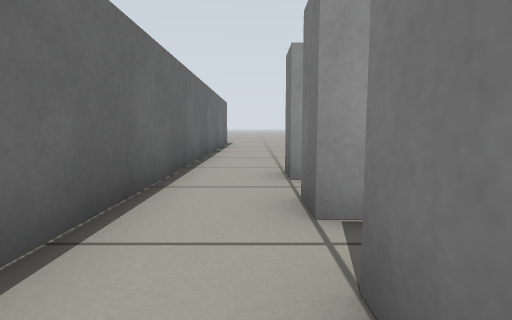
view 1 (above)

21 first-person views from a walk through a robot-simulator world made for Gazebo. The camera is 0.39 m above the floor, tilts 6° down and sees 80° across. The floor is counted in squares, 0.5 m on a side. Each view is taken from the middle of a square. On the plan, view 1 faces up. The plan holds only what a view shows up to about 10 squares ahead; the rest is blank.

view 2
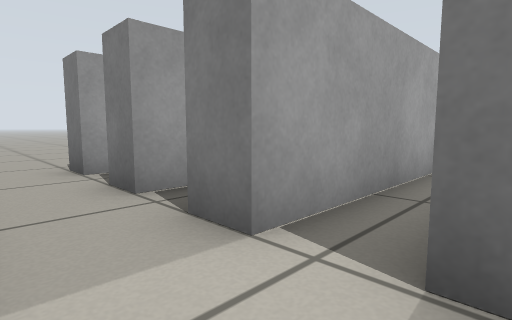

view 3
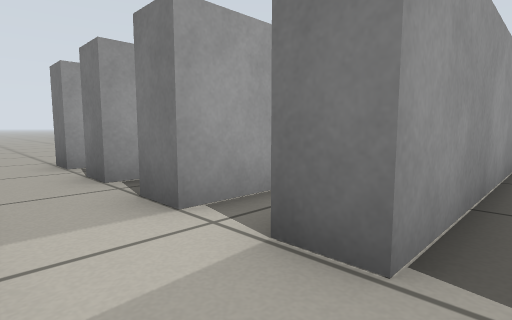

view 4
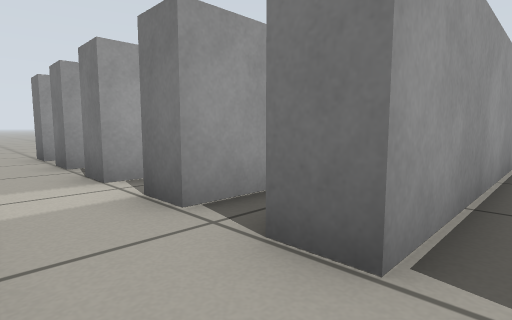

view 5
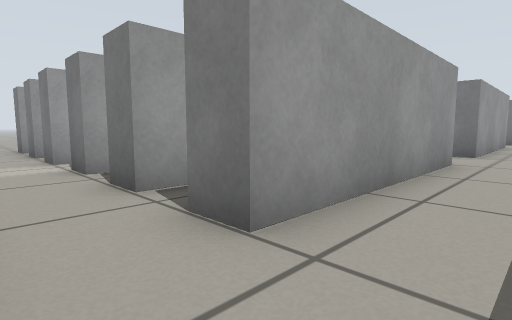

view 6
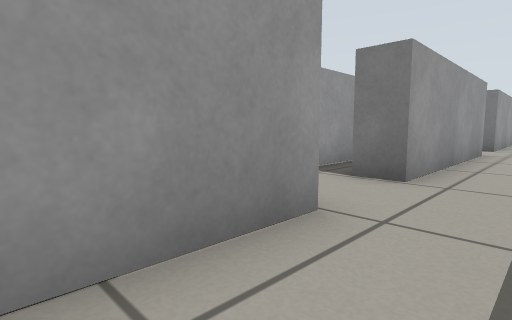

view 7
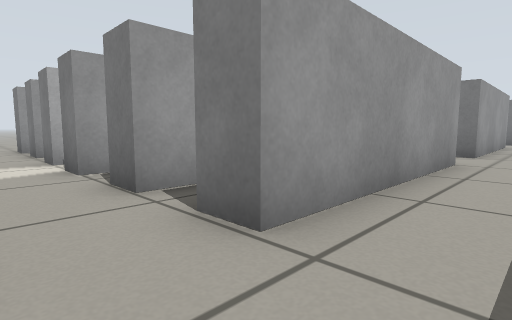

view 8
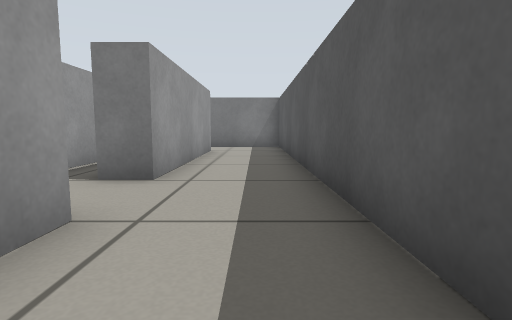

view 9
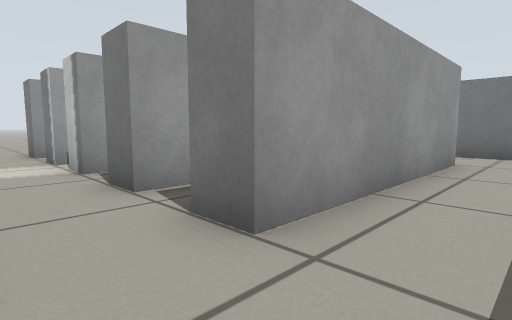

view 10
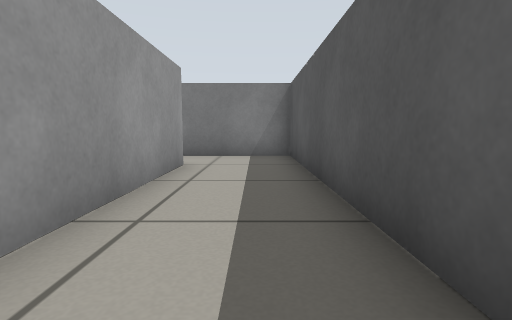

view 11
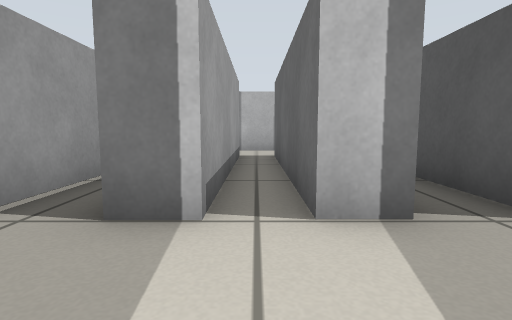

view 12
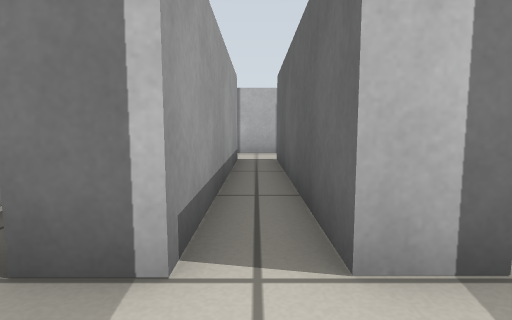

view 13
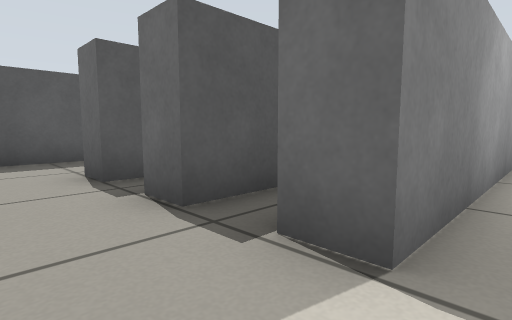

view 14
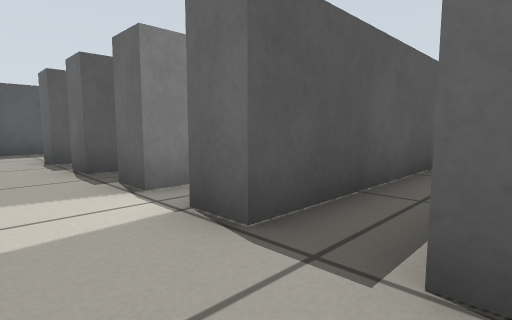

view 15
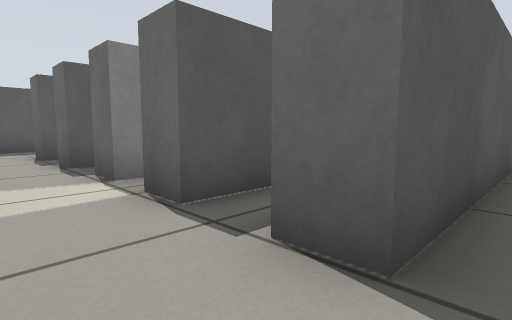

view 16
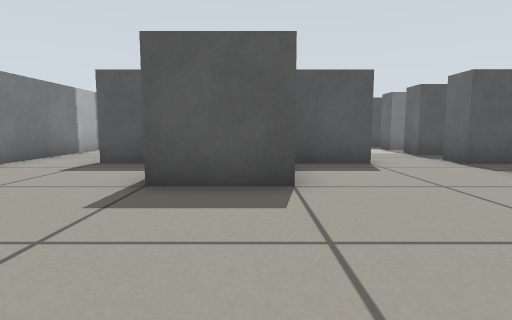

view 17
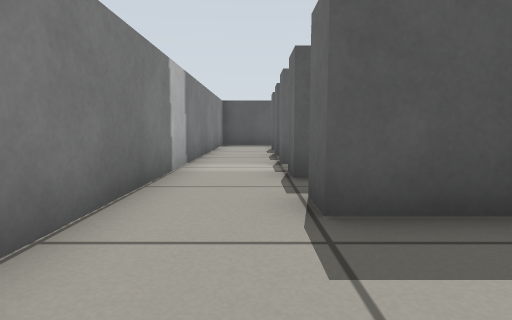

view 18
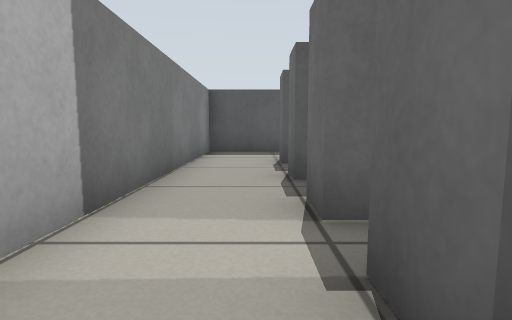

view 19
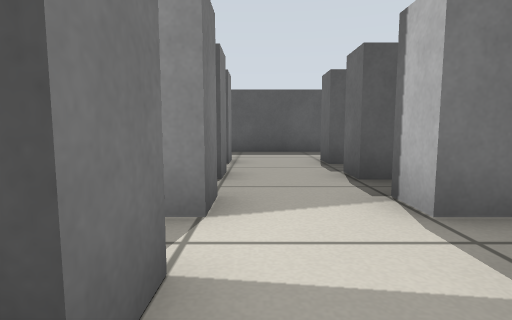

view 20
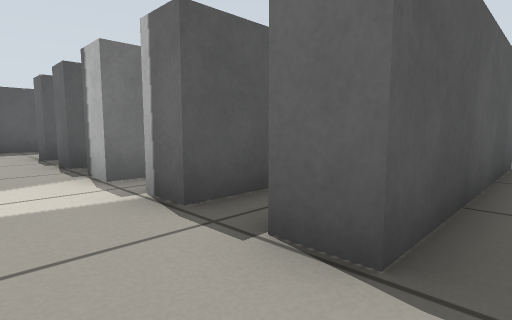

view 21
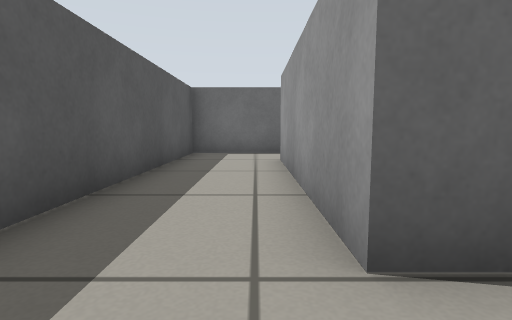

### Floor plan
Points are (right, up) in squares from view 1. A wall is a line through its corners. A room is listed if a view was taken in it or the views show most of it. See-through windows are left out.
Room 1 (views 1, 2, 11, 12, 13)
walls: (8.5, -1.4) (8.5, -0.6) (14.4, -0.6) (14.4, -1.5); (5.8, -0.6) (6.4, -0.6) (6.4, -1.5); (16.5, -1.4) (16.5, -0.6) (22.4, -0.6) (22.4, -1.4); (4.9, 0.5) (0.6, 0.5); (0.6, -1.4) (0.6, -0.5); (22.4, 0.5) (16.5, 0.5); (24.5, -1.6) (24.5, 0.6)
ways out: opening at (-0.5, -1) to room 2; opening at (7.5, -1) to room 2; opening at (15.5, -1) to room 2; opening at (23.5, -1) to room 2; opening at (-0.5, 1) to room 5; opening at (7.5, 1) to room 5; opening at (15.5, 1) to room 5; opening at (23.5, 1) to room 5
Room 2 (view 3)
walls: (12.9, -2.6) (14.4, -2.6) (14.4, -3.5); (9, -1.4) (8.5, -1.4); (8.5, -3.4) (8.5, -2.5); (5.9, -2.6) (6.4, -2.6) (6.4, -3.4); (5.9, -1.4) (0.6, -1.4); (16.5, -3.4) (16.5, -2.5); (16.9, -2.6) (18.9, -2.6); (17, -1.4) (16.5, -1.4); (0.6, -3.4) (0.6, -2.5); (22.4, -2.5) (22.4, -3.4); (24.5, -3.6) (24.5, -1.6)
ways out: opening at (-0.5, -1) to room 1; opening at (7.5, -1) to room 1; opening at (15.5, -1) to room 1; opening at (23.5, -1) to room 1; opening at (-0.5, -3) to room 3; opening at (7.5, -3) to room 3; opening at (15.5, -3) to room 3; opening at (23.5, -3) to room 3
Room 3 (view 4)
walls: (11, -3.4) (8.5, -3.4); (8.5, -5.4) (8.5, -4.5); (13.9, -4.6) (14.4, -4.6) (14.4, -5.4); (6.4, -3.4) (0.6, -3.4); (6, -4.6) (6.4, -4.6) (6.4, -5.4); (16.5, -5.4) (16.5, -4.6); (19, -3.4) (16.5, -3.4); (0.6, -5.4) (0.6, -4.5); (22.4, -4.6) (22.4, -5.4); (24.5, -5.5) (24.5, -3.6)
ways out: opening at (-0.5, -3) to room 2; opening at (7.5, -3) to room 2; opening at (15.5, -3) to room 2; opening at (23.5, -3) to room 2; opening at (-0.5, -5) to room 4; opening at (7.5, -5) to room 4; opening at (15.5, -5) to room 4; opening at (23.5, -5) to room 4
Room 4 (views 5, 6, 7, 8, 9, 10, 21)
walls: (13, -8) (24.5, -8) (24.5, -5.5); (14.4, -5.4) (8.5, -5.4); (6.4, -5.4) (0.6, -5.4); (22.4, -5.4) (16.5, -5.4); (-1.4, -5.2) (-1.4, -8) (8.9, -8)
ways out: opening at (-0.5, -5) to room 3; opening at (7.5, -5) to room 3; opening at (15.5, -5) to room 3; opening at (23.5, -5) to room 3
Room 5 (views 14, 18, 19)
walls: (8.5, 2.5) (8.5, 3.5); (8.5, 0.4) (8.5, 1.3) (14.4, 1.3) (14.4, 0.4); (14.4, 3.4) (14.4, 2.5); (6.4, 3.4) (6.4, 2.5); (16.5, 0.5) (16.5, 1.4); (5.1, 1.3) (6.4, 1.3) (6.4, 0.5); (19, 2.5) (16.5, 2.5) (16.5, 3.4); (1.2, 2.5) (0.6, 2.5) (0.6, 3.4); (0.6, 0.5) (0.6, 1.4); (22.4, 1.4) (22.4, 0.5); (22.4, 3.4) (22.4, 2.5); (-1.4, 3.6) (-1.4, 1.6); (24.5, 0.6) (24.5, 4.3)
ways out: opening at (-0.5, 1) to room 1; opening at (7.5, 1) to room 1; opening at (15.5, 1) to room 1; opening at (23.5, 1) to room 1; opening at (-0.5, 3) to room 6; opening at (7.5, 3) to room 6; opening at (15.5, 3) to room 6; opening at (23.5, 3) to room 6
Room 6 (views 15, 16, 17, 20)
walls: (16.5, 3.4) (18.2, 3.4); (8.5, 4.5) (8.5, 5.5); (9.1, 3.4) (14.4, 3.4); (20.8, 3.4) (22.4, 3.4); (1, 4.5) (0.6, 4.5) (0.6, 5.5); (0.6, 3.4) (6.4, 3.4); (-1.4, 10) (-1.4, 3.6)
ways out: opening at (-0.5, 3) to room 5; opening at (7.5, 3) to room 5; opening at (15.5, 3) to room 5; opening at (23.5, 3) to room 5
objects: grey box (19, 6) to (20, 6)

Positions as (right, up) in squares from view 1, and headings:
1: (0, 0), facing up
2: (-1, -1), facing up-right
3: (-1, -2), facing up-right
4: (-1, -4), facing up-right
5: (-1, -7), facing up-right
6: (4, -7), facing up-right
7: (7, -7), facing up-right
8: (12, -7), facing right
9: (15, -7), facing up-right
10: (16, -7), facing right
11: (14, 0), facing right
12: (15, 0), facing right
13: (16, 0), facing down-left
14: (16, 3), facing down-left
15: (16, 4), facing down-left
16: (19, 10), facing down
17: (23, 6), facing down
18: (23, 2), facing down
19: (8, 2), facing down
20: (8, 4), facing down-left
21: (8, -6), facing left
